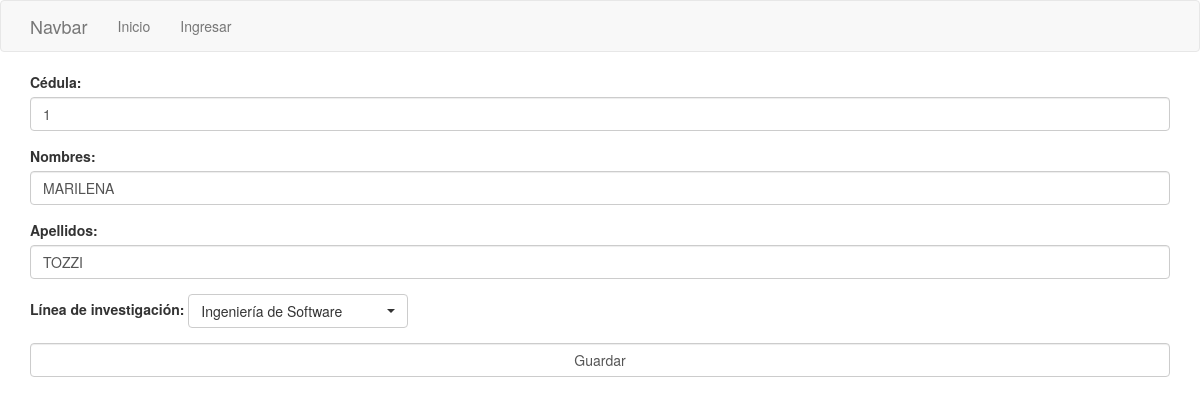
Screenshot of /editar_tutor/bccacb91-9920-44c5-9811-09a4a66a0ec8 with the database file from the repository.
### tesis_orm.py (models this page shows, shortened)
class Tutor(Base):
    __tablename__ = "tutores"
    indice = Column(String, primary_key=True, default=generar_identificador_unico)
    nombre = Column(String)
    apellido = Column(String, default="")
    cedula = Column(String, default="")
    lineas_investigacion = relationship("LineaDeInvestigacion",
        secondary="tutor_linea", backref="_tutores")

class LineaDeInvestigacion(Base):
    __tablename__ = "lineas_de_investigacion"
    indice = Column(String, primary_key=True, default=generar_identificador_unico)
    nombre = Column(String)
    tutores = relationship("Tutor", secondary="tutor_linea",
        backref="_lineas_investigacion")
    def __eq__(self, other):
        return self.nombre == other.nombre

### tesis_web.py (the view)
@app.route("/editar_tutor/<indice>", methods=["GET", "POST"])
def editar_tutor(indice):
    tutor = bd.query(Tutor).get(indice)
    lineas_investigacion = bd.query(LineaDeInvestigacion).all()
    if tutor:
        if request.method == "GET":
            return render_template("editar_tutor.html", tutor=tutor, lineas_investigacion_select=lineas_investigacion)
        elif request.method == "POST":
            actualizar_tutor(tutor)
            return render_template("editar_tutor.html", tutor=tutor, lineas_investigacion_select = lineas_investigacion)
    else:
        return "No existe el tutor", 400

### templates/editar_tutor.html
{% extends "base.html" %}
{% block contenido %}
    <div class="container">
        <form method="POST" action="/editar_tutor/{{ tutor.indice }}">
            <div class="form-group">
                <label for="">Cédula: </label>
                <input class="form-control" name="cedula" type="text" value="{{ tutor.cedula }}">
            </div>
            <div class="form-group">
                <label for="">Nombres: </label>
                <input class="form-control" name="nombre" type="text" value="{{ tutor.nombre }}">
            </div>
            <div class="form-group">
                <label for="">Apellidos: </label>
                <input class="form-control" name="apellido" type="text" value="{{ tutor.apellido }}">
            </div>
            <div class="form-group">
                <label for="">Línea de investigación: </label>
                <select class="selectpicker" multiple data-live-search="true" name="lineas_investigacion">
                    {%  for linea in lineas_investigacion_select %}
                    <option value="{{ linea.indice }}"{% if linea in tutor.lineas_investigacion %}selected{% endif %}>{{ linea.nombre }}</option>
                    {% endfor %}
                </select>
            </div>
            <input class="form-control" type="submit" value="Guardar">
        </form>
    </div>
{% endblock %}

### rows the page displays
Tutor: cedula "1", nombre "MARILENA", apellido "TOZZI"
LineaDeInvestigacion: nombre "Ingeniería de Software"
